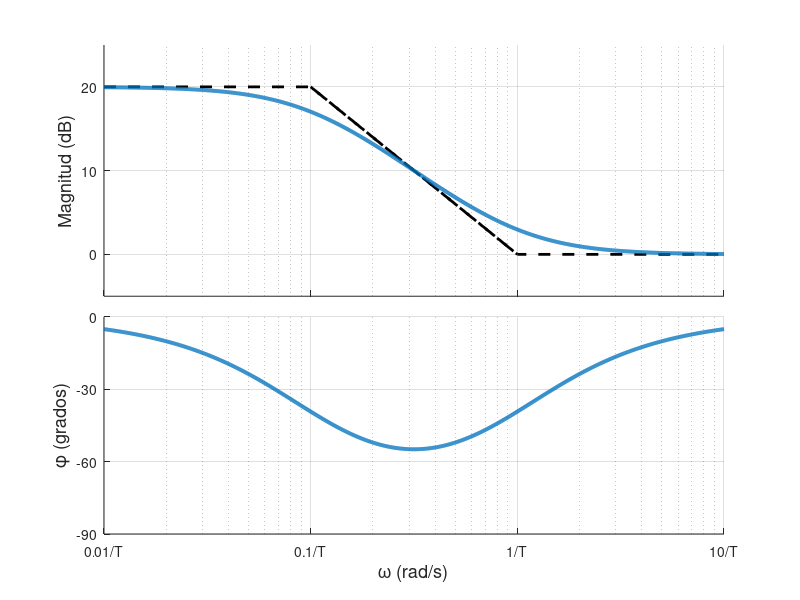
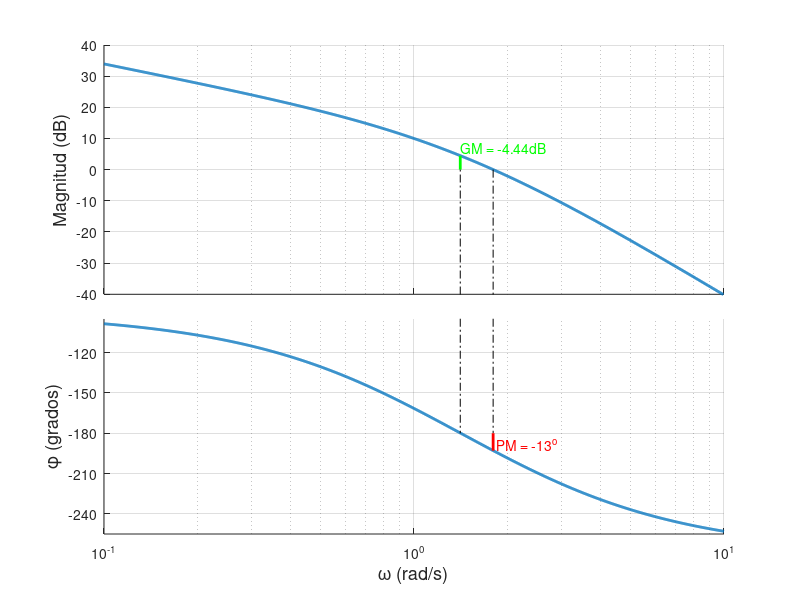
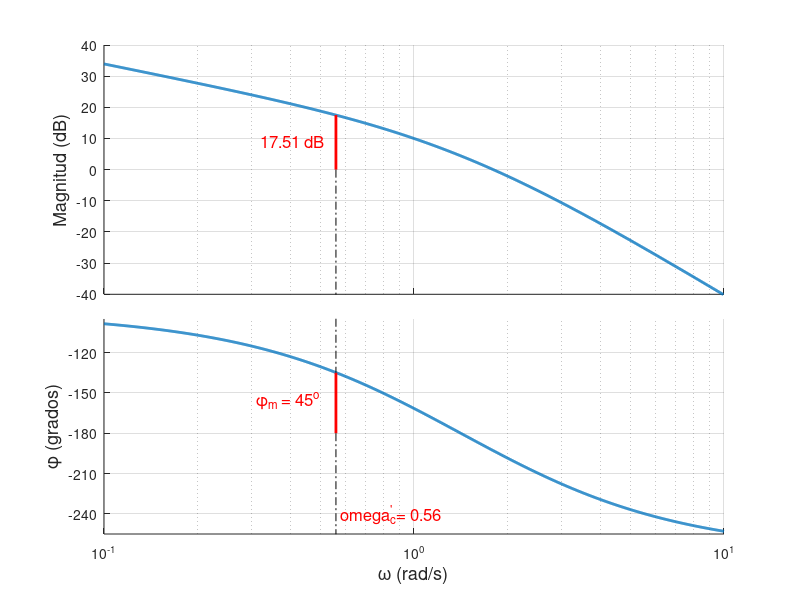

The MATLAB source for these figures, in order: (Note: this script raises an error after producing the figures.)
%% Lag Compensator Bode Diagram
% close all
s = tf('s');
Kc = 1; beta = 10; T = 1;
Gc = Kc*beta*(s*T+1)/(beta*T*s+1);
w = logspace(-2,1,1001);
[magn,phase,w] = bode(Gc,w);
magn = squeeze(magn); phase = squeeze(phase);
h3 = figure(3); set(gcf, 'Position',  [100, 100, 900, 800])
subplot(15,1,1:8), hold on
set(gca, 'XScale', 'log')
mx = [0.01 0.1; 0.1 1; 1 10];
my = [20 20; 20 0; 0 0];
hl1 = line(mx,my,'LineWidth',2,  'LineStyle','--','Color','k');
hl2 = semilogx(w,20*log10(magn),'LineWidth',2.8);
ylabel('Magnitud (dB)','FontSize',13), grid on
set(gca,'Xticklabel',[])
% xlim([0.1 100])
ylim([-5 25])
yticks([-10 0 10 20])
% legend([hl1(1), hl2], 'Aprox. lineal', 'Curva exacta')

subplot(15,1,9:15), hold on
set(gca, 'XScale', 'log')
hl2 = semilogx(w,phase,'LineWidth',2.8);
% xlim([0.1 100])
ylim([-90 0])
% legend([hl1(1), hl2], 'Aprox. lineal', 'Curva exacta')
ylabel('\phi (grados)','FontSize',13), grid on
xlabel('\omega (rad/s)','FontSize',13)
xticks([1e-2 1e-1 1 1e1])
xticklabels({'0.01/T','0.1/T','1/T','10/T'})
yticks(-90:30:0)
exportgraphics(gcf,'../images/bodeLagComp.eps')

%% Bode Diagram for gain-adjusted uncompensated system
close all
s = tf('s');
w = logspace(-1,1,1001);
G = 1/(s*(s+1)*(0.5*s+1));
K = 5;
G1 = K*G;

figure(1), set(gcf, 'Position',  [100, 200, 800, 600])
cla, hold on
[magnu,phaseu] = bode(G1,w);
magnu = squeeze(magnu); phaseu = squeeze(phaseu);
subplot(15,1,1:8), cla, hold on
set(gca, 'XScale', 'log')
semilogx(w,20*log10(magnu),'LineWidth',2)
line([1.8 1.8],[0 -50],'Color','k','LineStyle','-.')
line([1.41 1.41],[0 4.44],'Color','g','LineWidth',2)
line([1.41 1.41],[-50 0],'Color','k','LineStyle','-.')
text(1.41,7,'GM = -4.44dB','Color','g')
ylabel('Magnitud (dB)','FontSize',13), grid on
set(gca,'Xticklabel',[])
xlim([0.1 10])
ylim([-40 40])
yticks(-100:10:80)

subplot(15,1,9:15), cla, hold on
set(gca, 'XScale', 'log')
semilogx(w,phaseu,'LineWidth',2)
line([1.8 1.8],[-90 -180],'Color','k','LineStyle','-.')
line([1.8 1.8],[-180 -180-13],'Color','r','LineWidth',2)
line([1.41 1.41],[-90 -180],'Color','k','LineStyle','-.')
text(1.85,-188,'PM = -13^o','Color','r')
ylabel('\phi (grados)','FontSize',13), grid on
xlabel('\omega (rad/s)','FontSize',13)
xlim([0.1 10])
ylim([-255 -95])
yticks(-240:30:-120)
exportgraphics(gcf,'../images/bodeGainAdjustedSystem.eps')

%% Bode Diagram for gain-adjusted uncompensated system
%  showing the new crossover frequency
close all
s = tf('s');
w = logspace(-1,1,1001);
G = 1/(s*(s+1)*(0.5*s+1));
K = 5;
G1 = K*G;

figure(1), set(gcf, 'Position',  [100, 200, 800, 600])
cla, hold on
[magnu,phaseu] = bode(G1,w);
magnu = squeeze(magnu); phaseu = squeeze(phaseu);
subplot(15,1,1:8), cla, hold on
set(gca, 'XScale', 'log')
semilogx(w,20*log10(magnu),'LineWidth',2)
% line([1.8 1.8],[0 -50],'Color','k','LineStyle','-.')
% line([1.41 1.41],[0 4.44],'Color','g','LineWidth',2)
line([0.56 0.56],[17.51 0],'Color','r','LineWidth',2)
line([0.56 0.56],[-0 -50],'Color','k','LineStyle','-.')
text(0.32,9,'17.51 dB','Color','r','FontSize',12)
ylabel('Magnitud (dB)','FontSize',13), grid on
set(gca,'Xticklabel',[])
xlim([0.1 10])
ylim([-40 40])
yticks(-100:10:80)

subplot(15,1,9:15), cla, hold on
set(gca, 'XScale', 'log')
semilogx(w,phaseu,'LineWidth',2)
% line([1.8 1.8],[-90 -180],'Color','k','LineStyle','-.')
line([0.56 0.56],[-180 -135],'Color','r','LineWidth',2)
text(0.31,-155,'\phi_m = 45^o','Color','r','FontSize',12)
text(0.58,-240,"\omega_c^'= 0.56",'Color','r','FontSize',12)
line([0.56 0.56],[-90 -135],'Color','k','LineStyle','-.')
line([0.56 0.56],[-180 -260],'Color','k','LineStyle','-.')
ylabel('\phi (grados)','FontSize',13), grid on
xlabel('\omega (rad/s)','FontSize',13)
xlim([0.1 10])
ylim([-255 -95])
yticks(-240:30:-120)
exportgraphics(gcf,'../images/bodeCrossoverFrequency.eps')

%% Comparison of Bode Diagrams for uncompensated and
%  compensated systems
close all
s = tf('s');
w = logspace(-3,2,1001);
G = 1/(s*(s+1)*(0.5*s+1));
K = 5;
G1 = K*G;

figure(1), set(gcf, 'Position',  [100, 200, 800, 600])
cla, hold on
[magnu,phaseu] = bode(G1,w);
magnu = squeeze(magnu); phaseu = squeeze(phaseu);
subplot(15,1,1:8), cla, hold on
set(gca, 'XScale', 'log')
semilogx(w,20*log10(magnu),'LineWidth',2)
ylabel('Magnitud (dB)','FontSize',13), grid on
ylim([-100 100])
set(gca,'Xticklabel',[])

subplot(15,1,9:15), cla, hold on
set(gca, 'XScale', 'log')
semilogx(w,phaseu,'LineWidth',2)
ylabel('\phi (grados)','FontSize',13), grid on
xlabel('\omega (rad/s)','FontSize',13)
ylim([-280 -80])
yticks(-270:30:-90)

% Computes the margins
[Gm,Pm,Wcg,Wcp] = margin(G1); % PM = 13 deg at 1.8 rad/s

% Desired PM = 40 + 5
% New crossover frecuency: wc' = 0.56 rad/s
% Compensator zero location: wz = 0.056 rad/s
wz = 0.056;
% Attenuation needed at wc': 20*log10(alpha) = 17.51
syms beta
beta = double(solve(20*log10(1/beta) == -17.51));
% beta = 7.5076
% Pole location wp = 1/alpha*T = wz / alpha
wp = wz / beta;
T = 1/(beta*wp);
Kc = K/beta;
s = tf('s');
Gc = Kc*beta*((1+s*T)/(1+s*beta*T));

[magnc,phasec] = bode(G*Gc,w);
magnc = squeeze(magnc); phasec = squeeze(phasec);
subplot(15,1,1:8)
semilogx(w,20*log10(magnc),'LineWidth',2)
line([1.36 1.36],[0 -12.4],'Color','g','LineWidth',2)
line([1.36 1.36],[-12.4 -100],'Color','k','LineStyle','-.')
line([0.562 0.562],[-100 0],'Color','k','LineStyle','-.')
legend('G_1(s)','G_c(s)G(s)')

subplot(15,1,9:15)
semilogx(w,phasec,'LineWidth',2)
line([0.562 0.562],[-180 -180+40.1],'Color','r','LineWidth',2)
line([0.562 0.562],[-180+40.1 -80],'Color','k','LineStyle','-.')
line([1.36 1.36],[-80 -180],'Color','k','LineStyle','-.')
legend('G_1(s)','G_c(s)G(s)')
exportgraphics(gcf,'../images/bodeLagCompExampleComparison.eps')

%% Time responses
Tf = 30;
% Step response
[ysu,tsu] = step(feedback(G,1),Tf);
[ysc,tsc] = step(feedback(Gc*G,1),Tf);
figure(2), cla, hold on
set(gcf, 'Position',  [100, 200, 800, 600])
plot(tsu,ysu,'LineWidth',2);
plot(tsc,ysc,'LineWidth',2);
grid on
xlabel('Time [s]'), ylabel('y(t)')
legend('G(s)','G_c(s)G(s)')
exportgraphics(gcf,'../images/stepRespLagCompExampleComparison.eps')

% Ramp response
[yru,tru] = step(feedback(G,1)*(1/s),Tf);
[yrc,trc] = step(feedback(Gc*G,1)*(1/s),Tf);
figure(3), cla, hold on
set(gcf, 'Position',  [100, 200, 800, 600])
h1 = line([0 Tf],[0 Tf],'Color','k','LineStyle','--');
h2 = plot(tru,yru,'LineWidth',2);
h3 = plot(trc,yrc,'LineWidth',2);
grid on
xlabel('Time [s]'), ylabel('y(t)')
legend([h2,h3],'G(s)','G_c(s)G(s)')
exportgraphics(gcf,'../images/rampRespLagCompExampleComparison.eps')